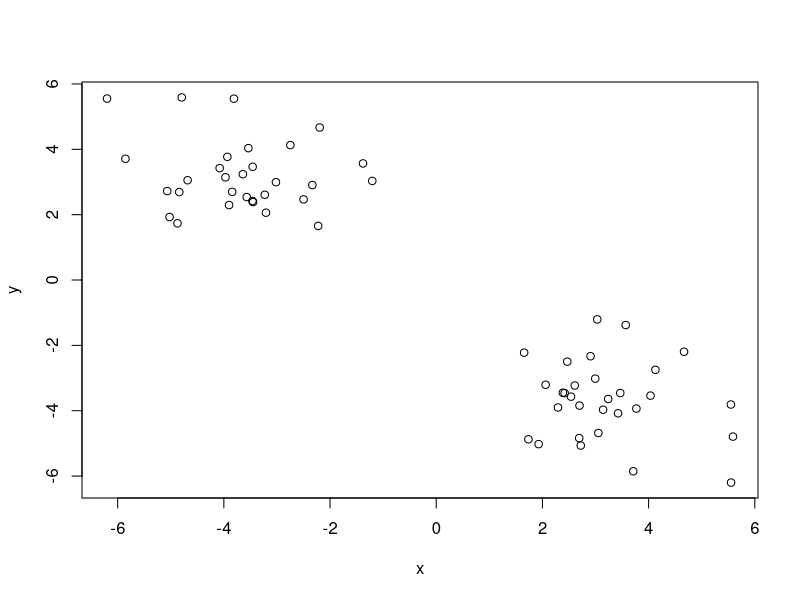
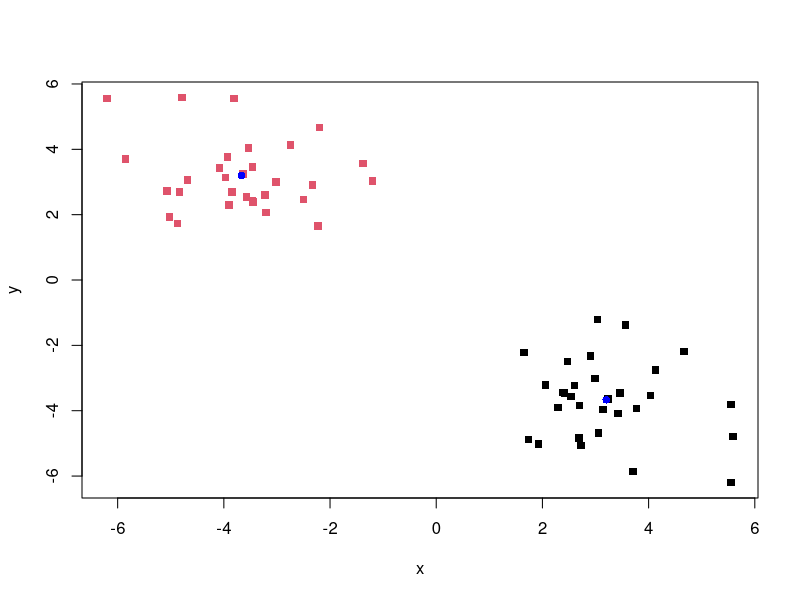
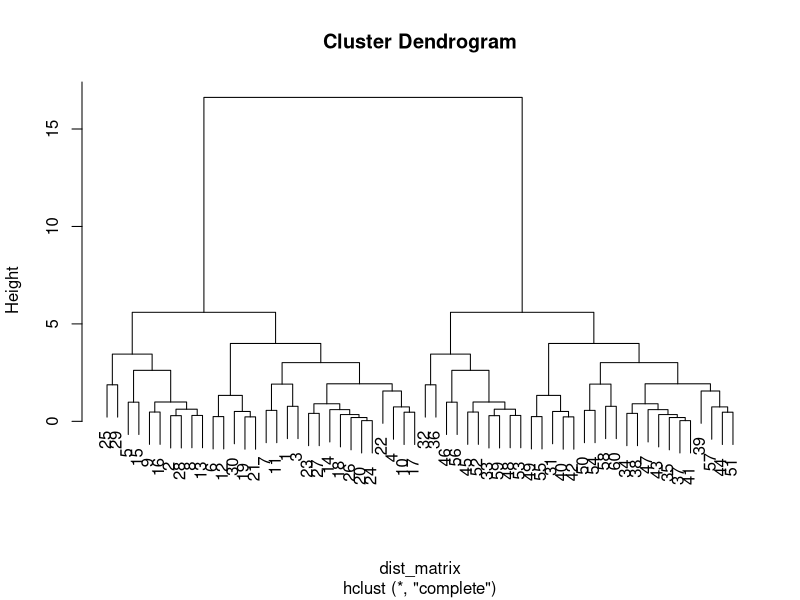
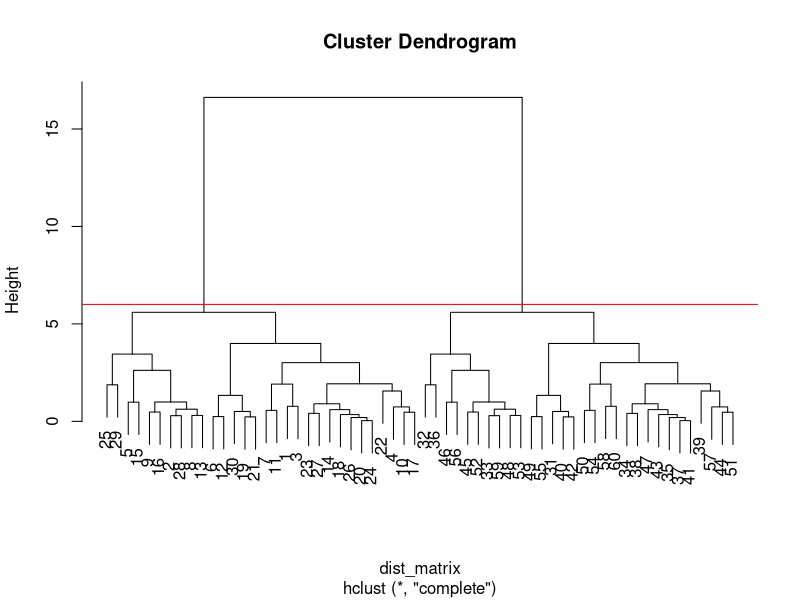
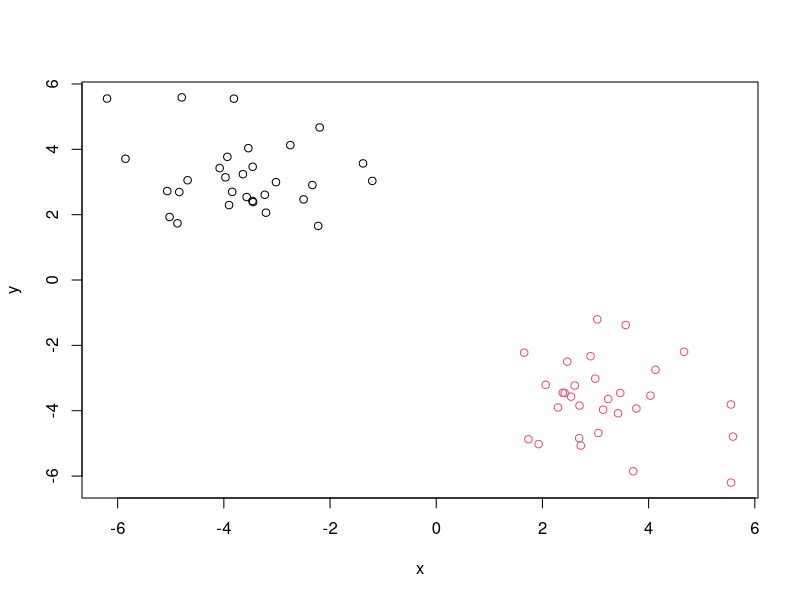
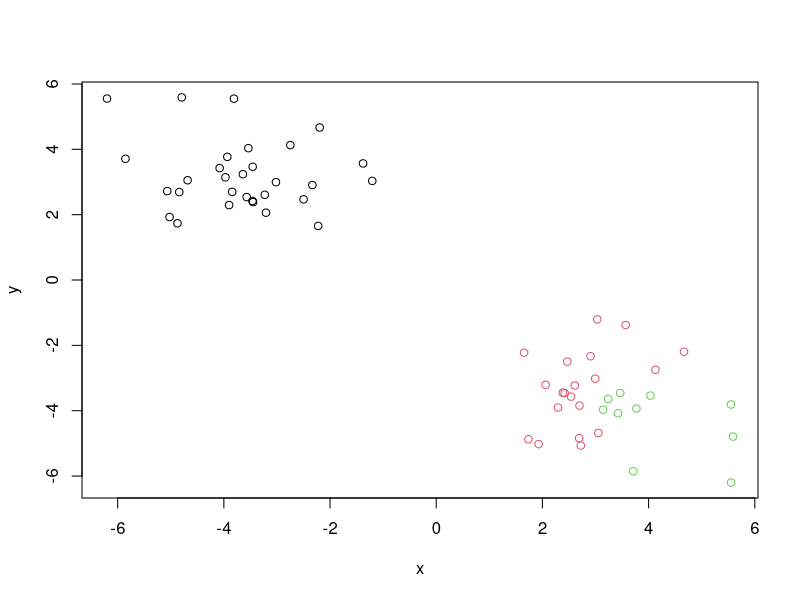
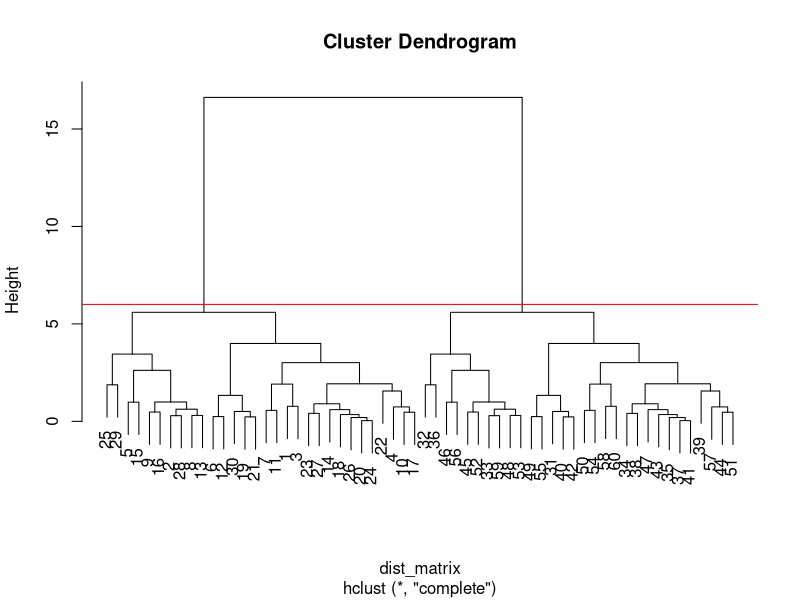
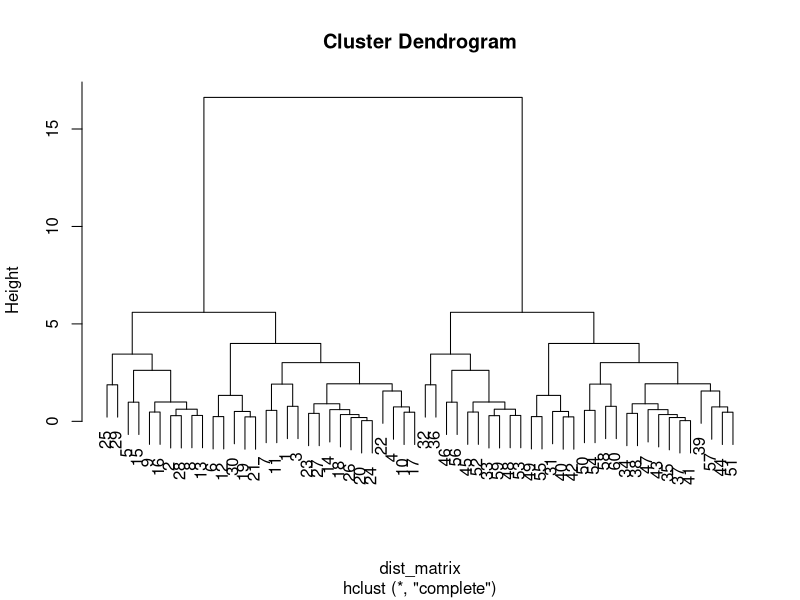

Write the R code that produced these figures, in order.
## ---- chunk 1
knitr::opts_chunk$set(echo = TRUE)
## ---- chunk 2
tmp <-  c(rnorm(30,-3), rnorm(30,3))
x <- cbind( x=tmp, y=rev( tmp))

plot(x)
## ---- chunk 3
km <- kmeans(x, centers = 2, nstart = 20)
km
## ---- chunk 4
#cluster sie
km$size
#cluster assignment
km$cluster
#cluster centers
km$centers
## ---- chunk 5
plot(x, col=km$cluster, pch=15)
points(km$centers, col="blue", pch=16)
## ---- chunk 6
# First we need to calculate point (dis)similarity
# as the Euclidean distance between observations
dist_matrix <- dist(x)
# The hclust() function returns a hierarchical
# clustering model
hc <- hclust(d = dist_matrix)
# the print method is not so useful here
hc 
## ---- chunk 7
View( as.matrix(dist_matrix))
dim(as.matrix(dist_matrix))
## ---- chunk 8
plot(hc)
## ---- chunk 9
plot(hc)
abline(h=6, col="red")
#can either cut by h or by k 
grps <- cutree(hc, h=6)
table( grps)
plot(x, col=grps) # returns same colors as k means clustering above!
## ---- chunk 10
plot(x, col=cutree(hc, k=3))
## ---- chunk 11
# Draws a dendrogram
plot(hc)
abline(h=6, col="red")
grps2<- cutree(hc, k=2 ) # Cut into k grps
plot(hc, col=grps2)
## ---- chunk 12
# Step 1. Generate some example data for clustering
x <- rbind(
 matrix(rnorm(100, mean=0, sd = 0.3), ncol = 2), # c1
 matrix(rnorm(100, mean = 1, sd = 0.3), ncol = 2), # c2
 matrix(c(rnorm(50, mean = 1, sd = 0.3), # c3
 rnorm(50, mean = 0, sd = 0.3)), ncol = 2))
colnames(x) <- c("x", "y")
# Step 2. Plot the data without clustering
plot(x)
# Step 3. Generate colors for known clusters
# (just so we can compare to hclust results)
col <- as.factor( rep(c("c1","c2","c3"), each=50) )
plot(x, col=col)

## ---- chunk 13
my.dist.matrix<- dist(x)
hc2<- hclust(my.dist.matrix)
grps2<- cutree(hc2, k = 3)
plot(hc2)
table(grps2)

## ---- chunk 14
plot(x, col=grps2)
